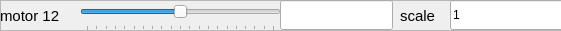
  <widget class="QFrame" name="frame_13">
   <property name="geometry">
    <rect>
     <x>10</x>
     <y>390</y>
     <width>561</width>
     <height>31</height>
    </rect>
   </property>
   <property name="frameShape">
    <enum>QFrame::StyledPanel</enum>
   </property>
   <property name="frameShadow">
    <enum>QFrame::Raised</enum>
   </property>
   <widget class="QLabel" name="name_13">
    <property name="geometry">
     <rect>
      <x>0</x>
      <y>0</y>
      <width>81</width>
      <height>31</height>
     </rect>
    </property>
    <property name="font">
     <font>
      <pointsize>11</pointsize>
      <weight>50</weight>
      <italic>false</italic>
      <bold>false</bold>
     </font>
    </property>
    <property name="text">
     <string>motor 12</string>
    </property>
   </widget>
   <widget class="QSlider" name="motor_setPoint_slider_12">
    <property name="geometry">
     <rect>
      <x>80</x>
      <y>0</y>
      <width>201</width>
      <height>31</height>
     </rect>
    </property>
    <property name="toolTip">
     <string extracomment="slider to move change set point for this motor"/>
    </property>
    <property name="minimum">
     <number>-100</number>
    </property>
    <property name="maximum">
     <number>100</number>
    </property>
    <property name="value">
     <number>0</number>
    </property>
    <property name="orientation">
     <enum>Qt::Horizontal</enum>
    </property>
    <property name="tickPosition">
     <enum>QSlider::TicksBelow</enum>
    </property>
    <property name="tickInterval">
     <number>10</number>
    </property>
   </widget>
   <widget class="QLineEdit" name="motor_setPoint_12">
    <property name="geometry">
     <rect>
      <x>280</x>
      <y>0</y>
      <width>113</width>
      <height>30</height>
     </rect>
    </property>
    <property name="text">
     <string extracomment="manually change set point here"/>
    </property>
    <property name="readOnly">
     <bool>true</bool>
    </property>
   </widget>
   <widget class="QLabel" name="scale_13">
    <property name="geometry">
     <rect>
      <x>400</x>
      <y>0</y>
      <width>41</width>
      <height>31</height>
     </rect>
    </property>
    <property name="font">
     <font>
      <pointsize>11</pointsize>
      <weight>50</weight>
      <italic>false</italic>
      <bold>false</bold>
     </font>
    </property>
    <property name="text">
     <string>scale</string>
    </property>
   </widget>
   <widget class="QLineEdit" name="motor_scale_12">
    <property name="geometry">
     <rect>
      <x>450</x>
      <y>0</y>
      <width>113</width>
      <height>30</height>
     </rect>
    </property>
    <property name="text">
     <string extracomment="use this to scale the slider (-100,100)">1</string>
    </property>
    <property name="readOnly">
     <bool>false</bool>
    </property>
   </widget>
  </widget>
